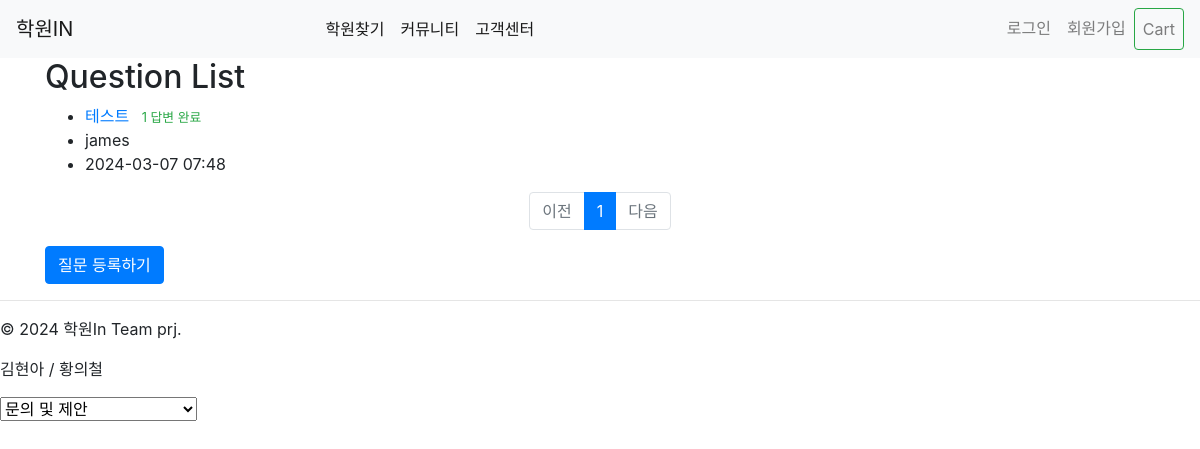
The page /question/ on the database as committed earlier.
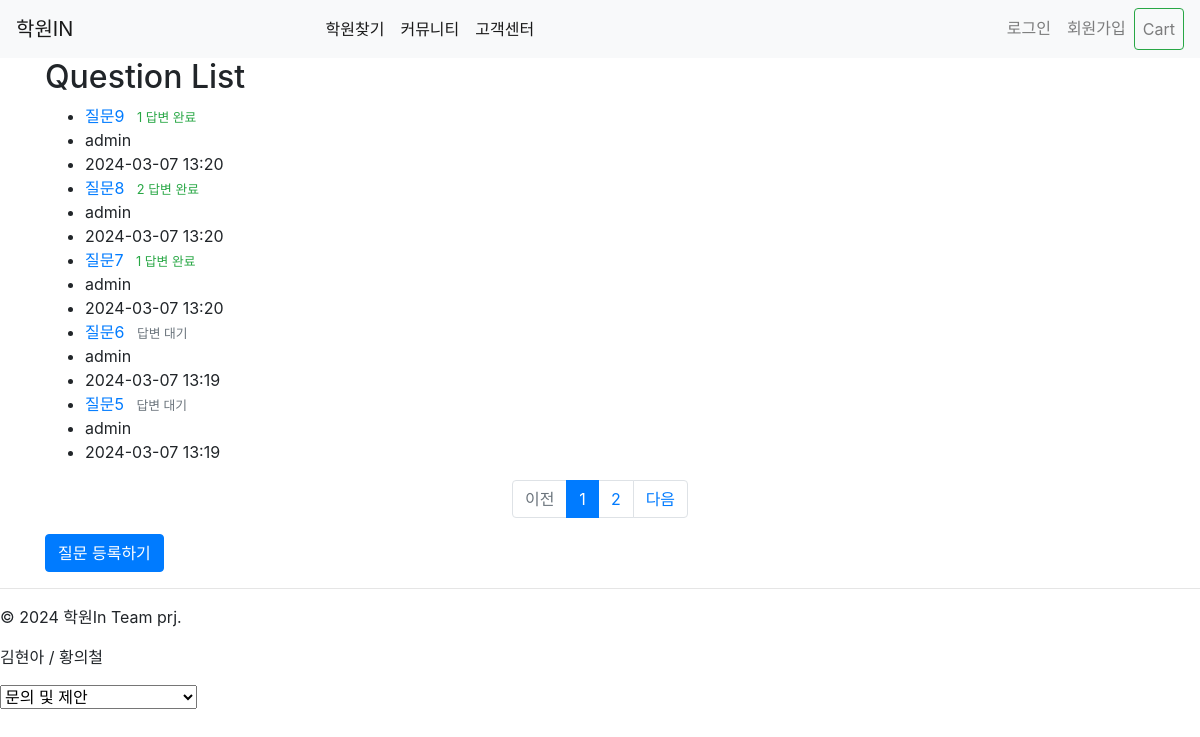
The same page on the database as committed later.
### cs/models.py (models this page shows, shortened)
class Question(models.Model):
    author = models.ForeignKey(User, on_delete=models.CASCADE, null=True, blank=True, related_name='questions')
    photo = models.ImageField(upload_to='cs_photo/%Y/%m/%d', null=True, blank=True)
    subject = models.CharField(max_length=200)
    content = models.TextField()
    created = models.DateTimeField(auto_now_add=True)
    updated = models.DateTimeField(auto_now=True)
    class Meta:
        ordering = ['-updated']

### cs/views.py (the view)
# urls.py: path('', question_list, name='question_list'),
def question_list(request):
    question_list = Question.objects.all().order_by('-created')  # 질문을 최신순으로 정렬
    paginator = Paginator(question_list, 5)  # 페이지당 15개씩 보여주기
    page_number = request.GET.get('page')  # URL에서 페이지 번호를 가져옴
    page_obj = paginator.get_page(page_number)
    return render(request, 'cs/question_list.html', {'question_list': page_obj})

### cs/templates/cs/question_list.html (shortened to what this page needs)
{% extends 'base.html' %}
{% block content %}
<div class="container">
    <h2>Question List</h2>
    {% if question_list %}
    <ul>
        {% for question in question_list %}
            <li>
                <a href="{% url 'cs:question_detail' question.id %}">{{ question.subject }}</a>
                {% if question.answers.count > 0 %}
                    <span class="text-success small mx-2">{{ question.answers.count }} 답변 완료</span>
                {% else %}
                    <span class="text-secondary small mx-2">답변 대기</span>
                {% endif %}
            </li>
            <li>
                {% if question.author %}
                    {{ question.author.username }}
                {% else %}
                    익명
                {% endif %}
            </li>
            <li>{{ question.created|date:"Y-m-d H:i" }}</li>
        {% endfor %}
    </ul>
    {% else %}
    <p>질문이 없습니다.</p>
    {% endif %}
<ul class="pagination justify-content-center">
    {% if question_list.has_previous %}
    <li class="page-item">
        <a class="page-link" href="?page={{ question_list.previous_page_number }}">이전</a>
    </li>
    {% else %}
    <li class="page-item disabled">
        <a class="page-link" tabindex="-1" aria-disabled="true" href="#">이전</a>
    </li>
    {% endif %}
    {% for page_number in question_list.paginator.page_range %}
        {% if page_number >= question_list.number|add:-5 and page_number <= question_list.number|add:5 %}
            {% if page_number == question_list.number %}
            <li class="page-item active" aria-current="page">
                <a class="page-link" href="?page={{ page_number }}">{{ page_number }}</a>
            </li>
            {% else %}
            <li class="page-item">
                <a class="page-link" href="?page={{ page_number }}">{{ page_number }}</a>
            </li>
            {% endif %}
        {% endif %}
    {% endfor %}
    {% if question_list.has_next %}
    <li class="page-item">
        <a class="page-link" href="?page={{ question_list.next_page_number }}">다음</a>
    </li>
    {% else %}
    <li class="page-item disabled">
        <a class="page-link" tabindex="-1" aria-disabled="true" href="#">다음</a>
    </li>
    {% endif %}
</ul>
    <div class="mb-3">
        <a href="{% url 'cs:question_create' %}" class="btn btn-primary">질문 등록하기</a>
    </div>
</div>
{% endblock %}

### templates/base.html (shortened to what this page needs)
<!DOCTYPE html>
<html lang="ko">
<head>
    <link rel="stylesheet" href="https://stackpath.bootstrapcdn.com/bootstrap/4.1.3/css/bootstrap.min.css">
</head>
<body>
  <nav class="navbar navbar-expand-lg navbar-light bg-light">
    <a class="navbar-brand" href="/">학원IN</a>
    <div class="collapse navbar-collapse" id="navbarSupportedContent">
      <ul class="navbar-nav mx-auto">
        <li class="nav-item"><a href="{% url 'content:hackwon_all'%}" class="active nav-link ">학원찾기</a></li>
        <li class="nav-item"><a href="{% url 'blog:blog_list'%}" class="active nav-link ">커뮤니티</a></li>
        <li class="nav-item"><a href="{% url 'cs:question_list'%}" class="active nav-link ">고객센터</a></li>
      </ul>
      <ul class="navbar-nav ml-auto">
        {% if user.is_authenticated %}
        <li class="nav-item"><a href="{% url 'logout' %}" class="nav-link">로그아웃</a></li>
        {% else %}
        <li class="nav-item"><a href="{% url 'login' %}" class="nav-link">로그인</a></li>
        <li class="nav-item"><a href="{% url 'register' %}" class="nav-link">회원가입</a></li>
        {% endif %}
        <li class="nav-item ">
            <a class="nav-link btn btn-outline-success" href="{ % url 'cart:detail' %}">Cart</a>
        </li>
      </ul>
    </div>
</nav>
    {% block content %}
    {% endblock %}
<hr>
<footer class="footer">
    <p>&copy; 2024 학원In Team prj. </p>
    <p>김현아 / 황의철 </p>
    <div class="family-site">
        <select name="family" id="family" >
            <option value="#" >문의 및 제안</option>
        </select>
    </div>
</footer>
</body>
</html>

Rows that differ between the two databases and show on the page:
no longer on this page (row unchanged): Question: subject "테스트", answers.count "1", author.username "james", created "2024-03-07 07:48"
added Question: subject "질문9", answers.count "1", author.username "admin", created "2024-03-07 13:20"
added Question: subject "질문8", answers.count "2", author.username "admin", created "2024-03-07 13:20"
added Question: subject "질문7", answers.count "1", author.username "admin", created "2024-03-07 13:20"
added Question: subject "질문6", shows "답변 대기", author.username "admin", created "2024-03-07 13:19"
added Question: subject "질문5", shows "답변 대기", author.username "admin", created "2024-03-07 13:19"
Other text that changed with them:
new list line: "2"
